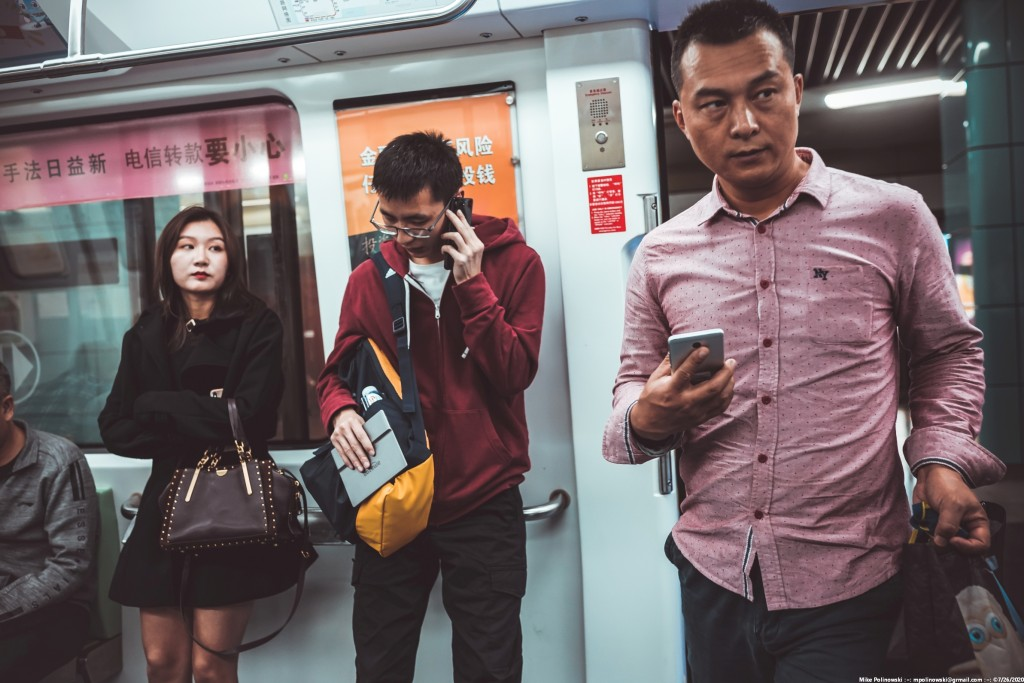
#> input picture resources/shenzhen-subway.jpg, 1024 x 683 px
$ python 02_grayscale_blur_edge_detection.py
#> lines starting #> are read from the running program, lines starting #| are printed output that depends on the picture; after the words box and inside, x2 and y2 are one past the last pixel; in counts of white or black regions, pixels touching at a corner belong together
import cv2
import numpy as np

# Image grayscale, blur and edge detection
img = cv2.imread('resources/shenzhen-subway.jpg')
#> img is the input picture: shape (683, 1024, 3); mean B, G, R 103.7, 101.8, 113.8
kernel = np.ones((5, 5), np.uint8)

imgGray = cv2.cvtColor(img, cv2.COLOR_BGR2GRAY)
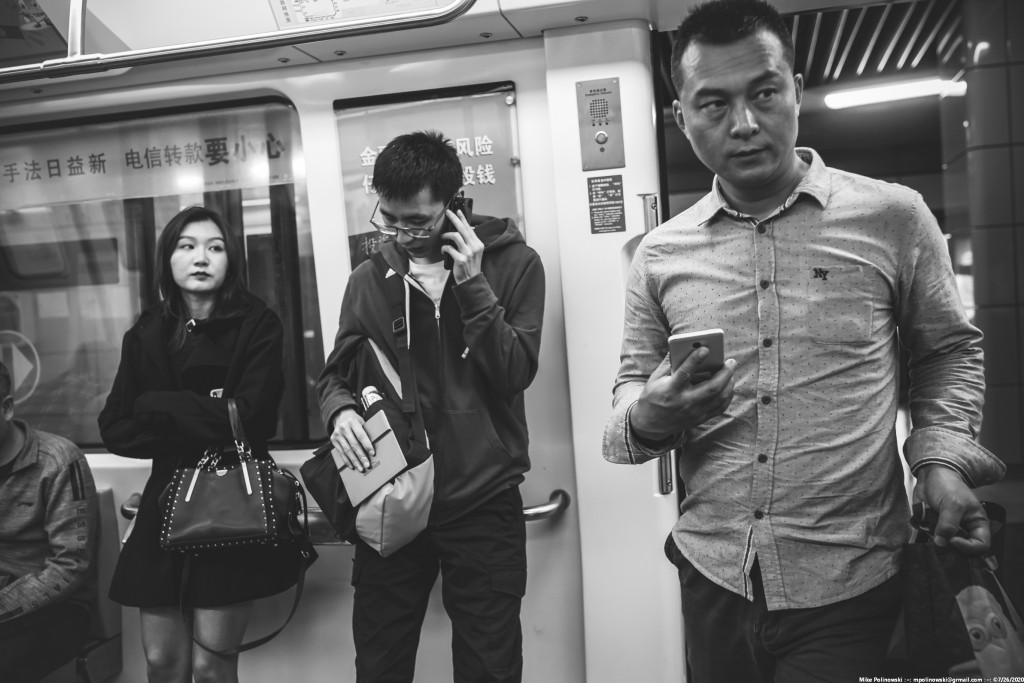
#> imgGray: shape (683, 1024); min 21, max 255, mean 105.6
imgBlur = cv2.GaussianBlur(imgGray, (9, 9), 0)
imgLowEdge = cv2.Canny(img, 100, 100)
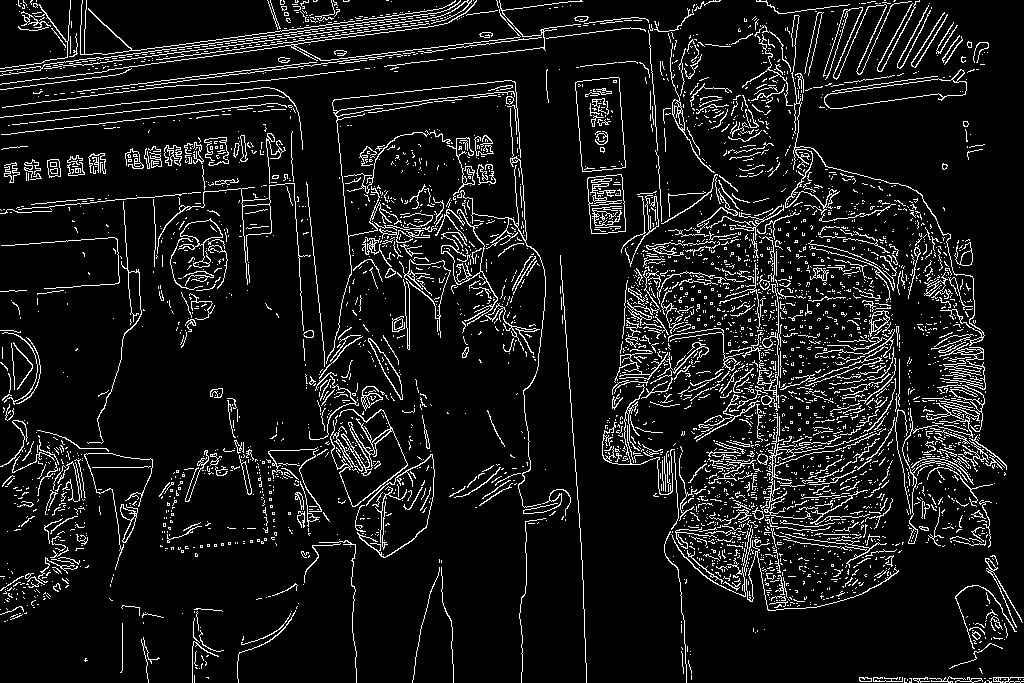
#> imgLowEdge: shape (683, 1024); 9.1% white in thin lines or dots
imgHighEdge = cv2.Canny(img, 200, 300)
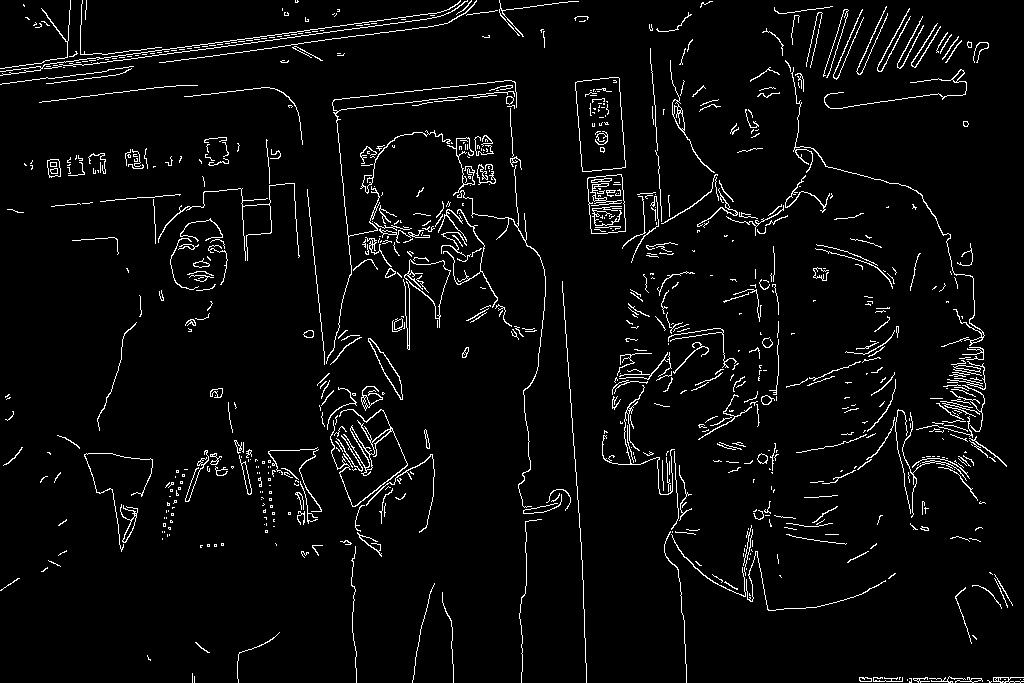
#> imgHighEdge: shape (683, 1024); 4.1% white in thin lines or dots
imgDilation = cv2.dilate(imgLowEdge, kernel, iterations=5)
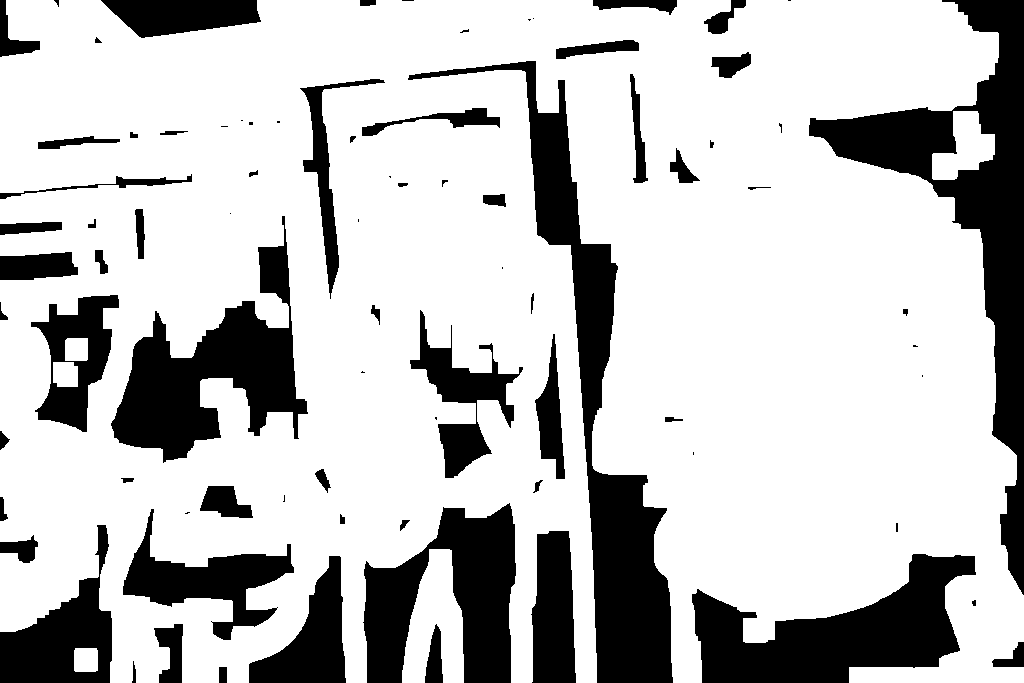
#> imgDilation: shape (683, 1024); 75.6% white; 83 black regions (23 under 20 px), largest, box (x1, y1, x2, y2) and area: (809, 0, 1024, 595) 27572, (408, 61, 673, 683) 26991, (692, 554, 976, 683) 18924
imgEroded = cv2.erode(imgDilation, kernel, iterations=3)
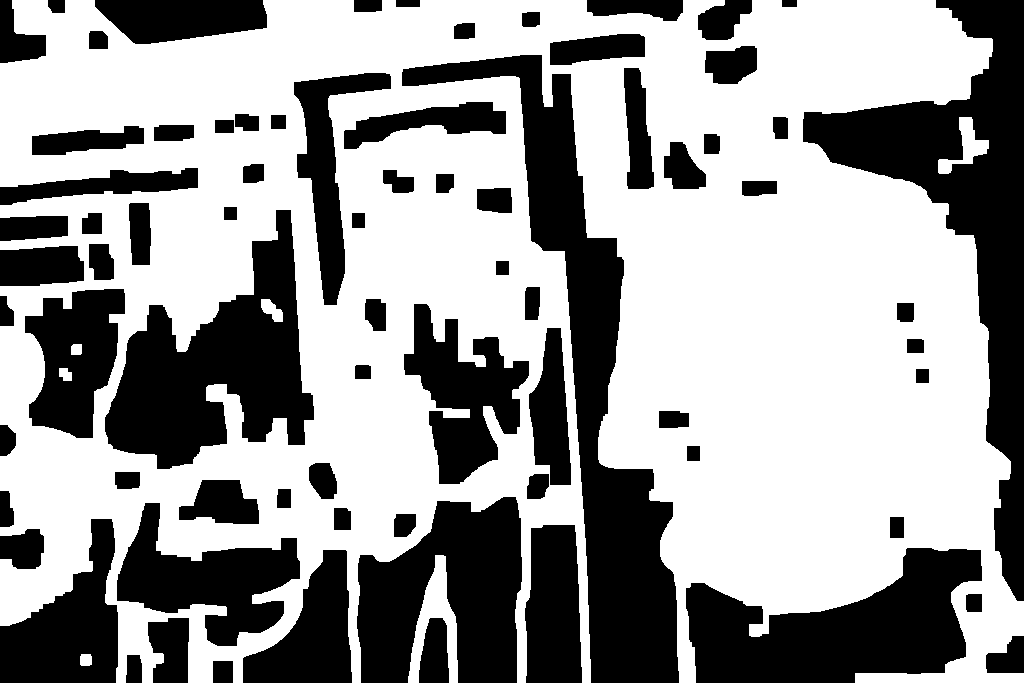
#> imgEroded: shape (683, 1024); 60.7% white; 76 black regions, largest, box (x1, y1, x2, y2) and area: (402, 55, 679, 683) 38307, (803, 0, 1024, 601) 35846, (105, 210, 314, 469) 26294

cv2.imshow("Grayscale Image", imgGray)
cv2.imshow("Blurred Image", imgBlur)
cv2.imshow("Low Edge Threshold Image", imgLowEdge)
cv2.imshow("High Edge Threshold Image", imgHighEdge)
cv2.imshow("Increased Edge Thickness", imgDilation)
cv2.imshow("Decreased Edge Thickness", imgEroded)
cv2.waitKey(5000)

$ run again, with resources/HK_Taxi.jpg copied over resources/shenzhen-subway.jpg
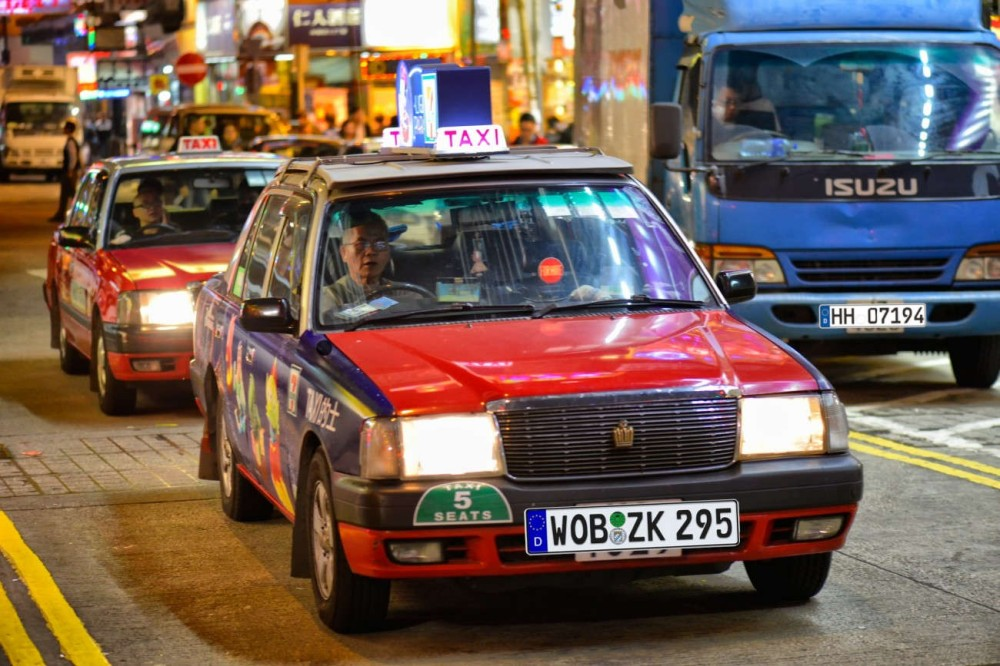
#> input picture resources/HK_Taxi.jpg, 1000 x 666 px
#> img is the input picture: shape (666, 1000, 3); mean B, G, R 84.5, 95, 114.8
#> `imgLowEdge = cv2.Canny(img, 100, 100)`:
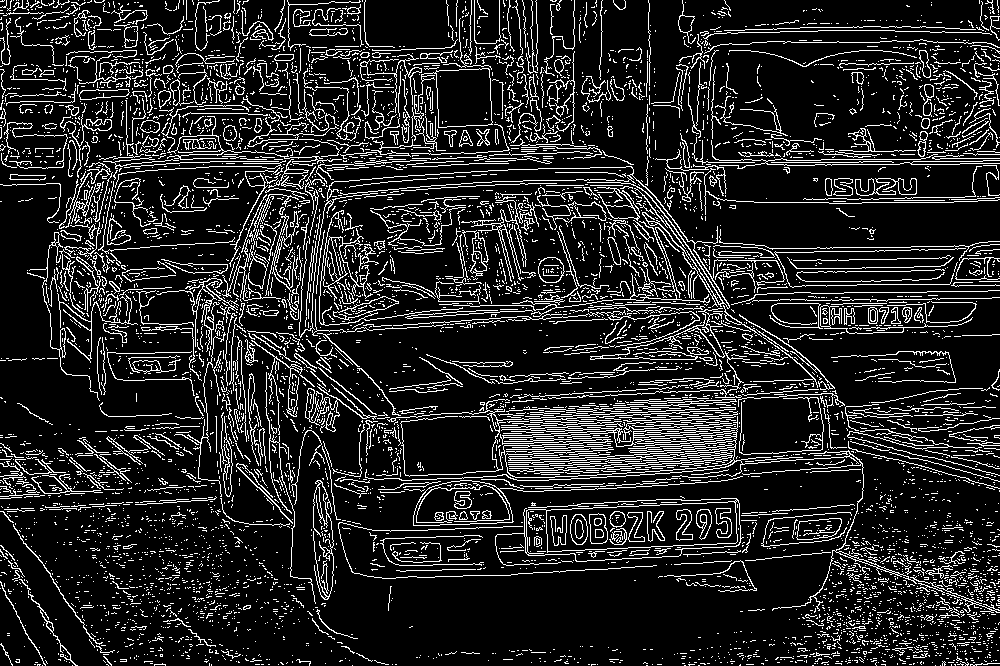
#> imgLowEdge: shape (666, 1000); 14.4% white in thin lines or dots
#> imgHighEdge: shape (666, 1000); 7.1% white in thin lines or dots
#> imgDilation: shape (666, 1000); 92.7% white; 70 black regions (18 under 20 px), largest, box (x1, y1, x2, y2) and area: (336, 577, 730, 654) 18445, (0, 211, 41, 348) 4498, (865, 211, 1000, 237) 2586
#> `imgEroded = cv2.erode(imgDilation, kernel, iterations=3)`:
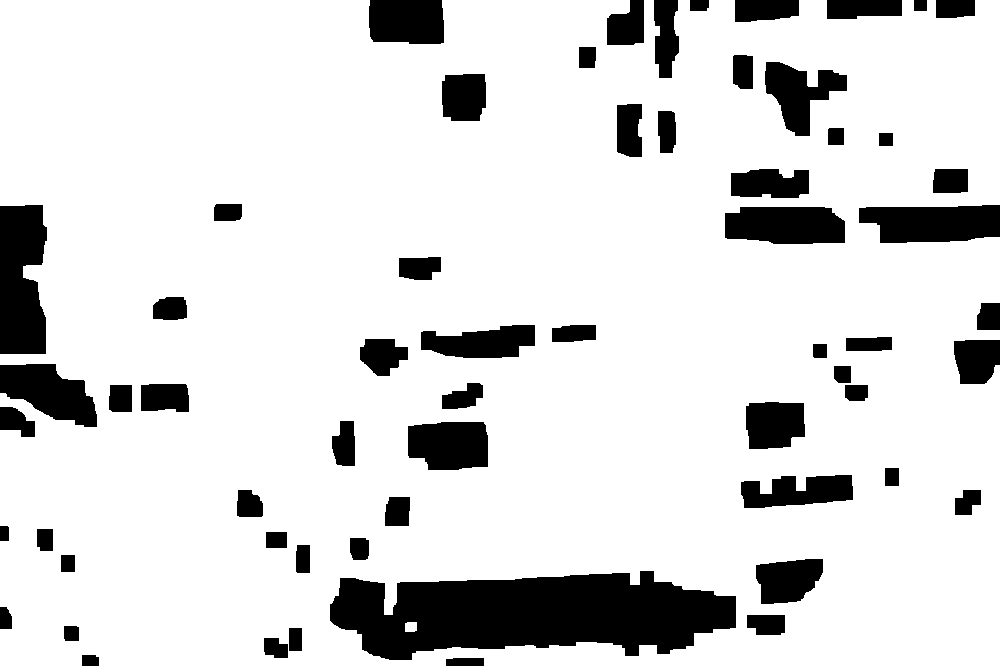
#> imgEroded: shape (666, 1000); 85.5% white; 61 black regions, largest, box (x1, y1, x2, y2) and area: (330, 571, 736, 660) 25597, (0, 205, 47, 354) 6166, (859, 205, 1000, 243) 4470

$ run again, with resources/sign.jpg copied over resources/shenzhen-subway.jpg
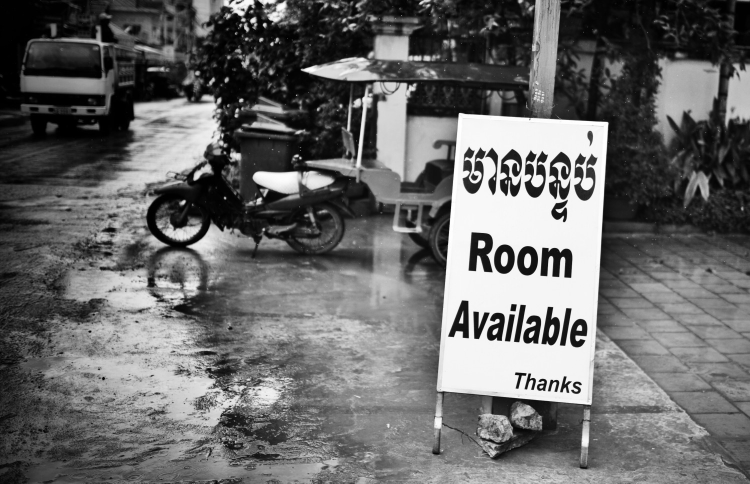
#> input picture resources/sign.jpg, 1500 x 967 px (shown at 1/2 size)
#> img is the input picture: shape (967, 1500, 3); min 0, max 255, mean 104.2
#> `imgLowEdge = cv2.Canny(img, 100, 100)`:
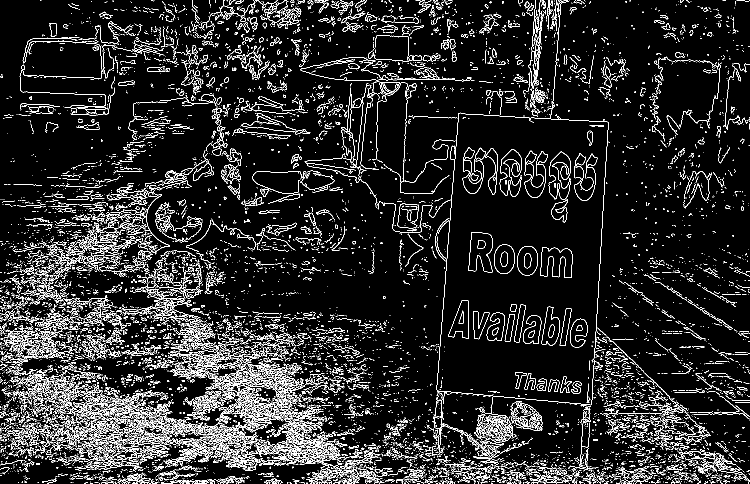
#> imgLowEdge: shape (967, 1500) (shown at 1/2 size); 10.1% white in thin lines or dots
#> imgHighEdge: shape (967, 1500); 3.5% white in thin lines or dots
#> imgDilation: shape (967, 1500); 85.5% white; 229 black regions (65 under 20 px), largest, box (x1, y1, x2, y2) and area: (896, 377, 1196, 635) 36948, (555, 376, 876, 694) 17594, (889, 685, 1178, 784) 16887
#> `imgEroded = cv2.erode(imgDilation, kernel, iterations=3)`:
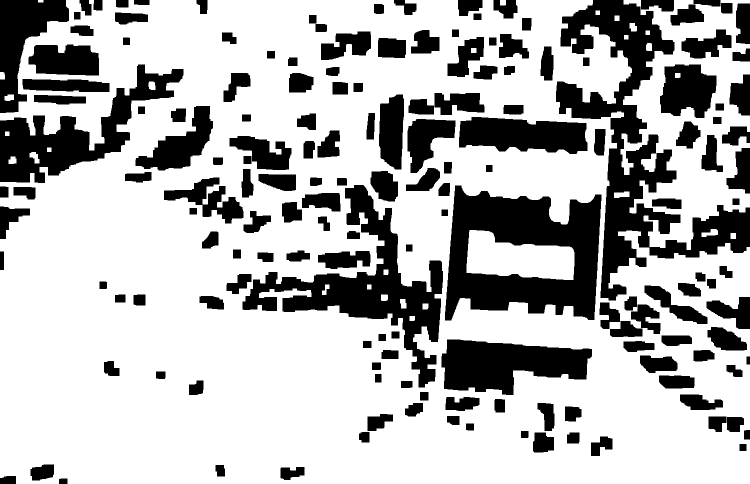
#> imgEroded: shape (967, 1500) (shown at 1/2 size); 70.8% white; 165 black regions, largest, box (x1, y1, x2, y2) and area: (1112, 0, 1500, 601) 62425, (890, 371, 1203, 641) 50137, (485, 370, 886, 775) 40036
